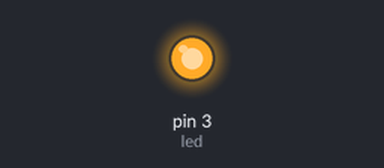
A sketch run on a simulated Arduino Uno, built with avr-gcc and run on an emulated ATmega328P. Shown: output pins drawn as LEDs (lit = HIGH).

Above: at 0.2 s.
At 8.5 s:
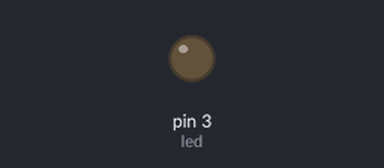
Timing chart, 0 to 21.5 s (numbered marks = the images above):
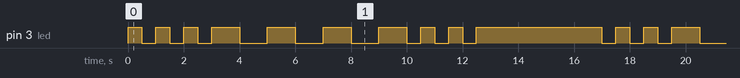

Measured:
- by itself, pin 3 (led): repeats every 16.5 s: 2 × (LOW 0.50 s, HIGH 0.50 s), LOW 0.50 s, 3 × (HIGH 1.0 s, LOW 1.0 s), HIGH 1.0 s, 2 × (LOW 0.50 s, HIGH 0.50 s), LOW 0.50 s, HIGH 4.5 s
- by itself, everything shown: repeats every 16.5 s, in 18 steps

The sketch:

Task4.ino
```cpp
int led = 3;
#define ON LOW
#define OFF HIGH
void setup() {
  pinMode(led, OUTPUT);
}

void loop() {
 digitalWrite(led, OFF);
 delay(500);
 digitalWrite(led, ON);
 delay(500);
 digitalWrite(led, OFF);
 delay(500);
 digitalWrite(led, ON);
 delay(500);
 digitalWrite(led, OFF);
 delay(500);
 digitalWrite(led, ON);
 delay(500);
 digitalWrite(led, OFF);
 delay(1000);
 digitalWrite(led, ON);
 delay(1000);
 digitalWrite(led, OFF);
 delay(1000);
 digitalWrite(led, ON);
 delay(1000);
 digitalWrite(led, OFF);
 delay(1000);
 digitalWrite(led, ON);
 delay(1000);
 digitalWrite(led, OFF);
 delay(1000);
 digitalWrite(led, ON);
 delay(500);
 digitalWrite(led, OFF);
 delay(500);
 digitalWrite(led, ON);
 delay(500);
 digitalWrite(led, OFF);
 delay(500);
 digitalWrite(led, ON);
 delay(500);
 digitalWrite(led, OFF);
 delay(4000);
}
```
